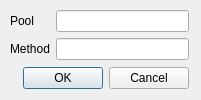
<?xml version="1.0" encoding="UTF-8"?>
<ui version="4.0">
 <class>Configuration::NginxAddPoolDialog</class>
 <widget class="QDialog" name="Configuration::NginxAddPoolDialog">
  <property name="geometry">
   <rect>
    <x>0</x>
    <y>0</y>
    <width>201</width>
    <height>100</height>
   </rect>
  </property>
  <property name="windowTitle">
   <string>Dialog</string>
  </property>
  <widget class="QWidget" name="layoutWidget">
   <property name="geometry">
    <rect>
     <x>10</x>
     <y>10</y>
     <width>179</width>
     <height>79</height>
    </rect>
   </property>
   <layout class="QVBoxLayout" name="verticalLayout">
    <item>
     <layout class="QFormLayout" name="formLayout">
      <item row="0" column="0">
       <widget class="QLabel" name="label_pool">
        <property name="text">
         <string>Pool</string>
        </property>
       </widget>
      </item>
      <item row="0" column="1">
       <widget class="QLineEdit" name="lineEdit_pool"/>
      </item>
      <item row="1" column="0">
       <widget class="QLabel" name="label_method">
        <property name="text">
         <string>Method</string>
        </property>
       </widget>
      </item>
      <item row="1" column="1">
       <widget class="QLineEdit" name="lineEdit_method"/>
      </item>
     </layout>
    </item>
    <item>
     <widget class="QDialogButtonBox" name="buttonBox">
      <property name="orientation">
       <enum>Qt::Horizontal</enum>
      </property>
      <property name="standardButtons">
       <set>QDialogButtonBox::Cancel|QDialogButtonBox::Ok</set>
      </property>
     </widget>
    </item>
   </layout>
  </widget>
 </widget>
 <resources/>
 <connections>
  <connection>
   <sender>buttonBox</sender>
   <signal>accepted()</signal>
   <receiver>Configuration::NginxAddPoolDialog</receiver>
   <slot>accept()</slot>
   <hints>
    <hint type="sourcelabel">
     <x>248</x>
     <y>254</y>
    </hint>
    <hint type="destinationlabel">
     <x>157</x>
     <y>274</y>
    </hint>
   </hints>
  </connection>
  <connection>
   <sender>buttonBox</sender>
   <signal>rejected()</signal>
   <receiver>Configuration::NginxAddPoolDialog</receiver>
   <slot>reject()</slot>
   <hints>
    <hint type="sourcelabel">
     <x>316</x>
     <y>260</y>
    </hint>
    <hint type="destinationlabel">
     <x>286</x>
     <y>274</y>
    </hint>
   </hints>
  </connection>
 </connections>
</ui>
